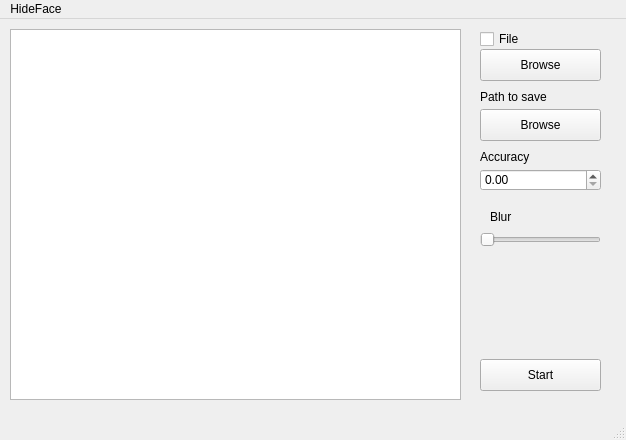
<?xml version="1.0" encoding="UTF-8"?>
<ui version="4.0">
 <class>MainWindow</class>
 <widget class="QMainWindow" name="MainWindow">
  <property name="geometry">
   <rect>
    <x>0</x>
    <y>0</y>
    <width>626</width>
    <height>440</height>
   </rect>
  </property>
  <property name="windowTitle">
   <string>MainWindow</string>
  </property>
  <widget class="QWidget" name="centralwidget">
   <widget class="QGraphicsView" name="graphicsView">
    <property name="geometry">
     <rect>
      <x>10</x>
      <y>10</y>
      <width>451</width>
      <height>371</height>
     </rect>
    </property>
   </widget>
   <widget class="QDoubleSpinBox" name="doubleSpinBox_2">
    <property name="geometry">
     <rect>
      <x>480</x>
      <y>150</y>
      <width>121</width>
      <height>22</height>
     </rect>
    </property>
    <property name="maximum">
     <double>1.990000000000000</double>
    </property>
    <property name="singleStep">
     <double>0.010000000000000</double>
    </property>
   </widget>
   <widget class="QSlider" name="horizontalSlider">
    <property name="geometry">
     <rect>
      <x>480</x>
      <y>210</y>
      <width>121</width>
      <height>22</height>
     </rect>
    </property>
    <property name="orientation">
     <enum>Qt::Horizontal</enum>
    </property>
   </widget>
   <widget class="QCheckBox" name="checkBox">
    <property name="geometry">
     <rect>
      <x>480</x>
      <y>10</y>
      <width>121</width>
      <height>20</height>
     </rect>
    </property>
    <property name="text">
     <string>File</string>
    </property>
   </widget>
   <widget class="QPushButton" name="pushButton">
    <property name="geometry">
     <rect>
      <x>480</x>
      <y>340</y>
      <width>121</width>
      <height>32</height>
     </rect>
    </property>
    <property name="text">
     <string>Start</string>
    </property>
   </widget>
   <widget class="QLabel" name="label">
    <property name="geometry">
     <rect>
      <x>480</x>
      <y>70</y>
      <width>81</width>
      <height>16</height>
     </rect>
    </property>
    <property name="text">
     <string>Path to save</string>
    </property>
   </widget>
   <widget class="QLabel" name="label_2">
    <property name="geometry">
     <rect>
      <x>490</x>
      <y>190</y>
      <width>91</width>
      <height>16</height>
     </rect>
    </property>
    <property name="text">
     <string>Blur</string>
    </property>
   </widget>
   <widget class="QLabel" name="label_3">
    <property name="geometry">
     <rect>
      <x>480</x>
      <y>130</y>
      <width>59</width>
      <height>16</height>
     </rect>
    </property>
    <property name="text">
     <string>Accuracy</string>
    </property>
   </widget>
   <widget class="QPushButton" name="pushButton_2">
    <property name="geometry">
     <rect>
      <x>480</x>
      <y>30</y>
      <width>121</width>
      <height>32</height>
     </rect>
    </property>
    <property name="text">
     <string>Browse</string>
    </property>
   </widget>
   <widget class="QPushButton" name="pushButton_3">
    <property name="geometry">
     <rect>
      <x>480</x>
      <y>90</y>
      <width>121</width>
      <height>32</height>
     </rect>
    </property>
    <property name="text">
     <string>Browse</string>
    </property>
   </widget>
  </widget>
  <widget class="QMenuBar" name="menubar">
   <property name="geometry">
    <rect>
     <x>0</x>
     <y>0</y>
     <width>626</width>
     <height>22</height>
    </rect>
   </property>
   <widget class="QMenu" name="menuHideFace">
    <property name="title">
     <string>HideFace</string>
    </property>
   </widget>
   <addaction name="menuHideFace"/>
  </widget>
  <widget class="QStatusBar" name="statusbar"/>
 </widget>
 <resources/>
 <connections/>
</ui>
